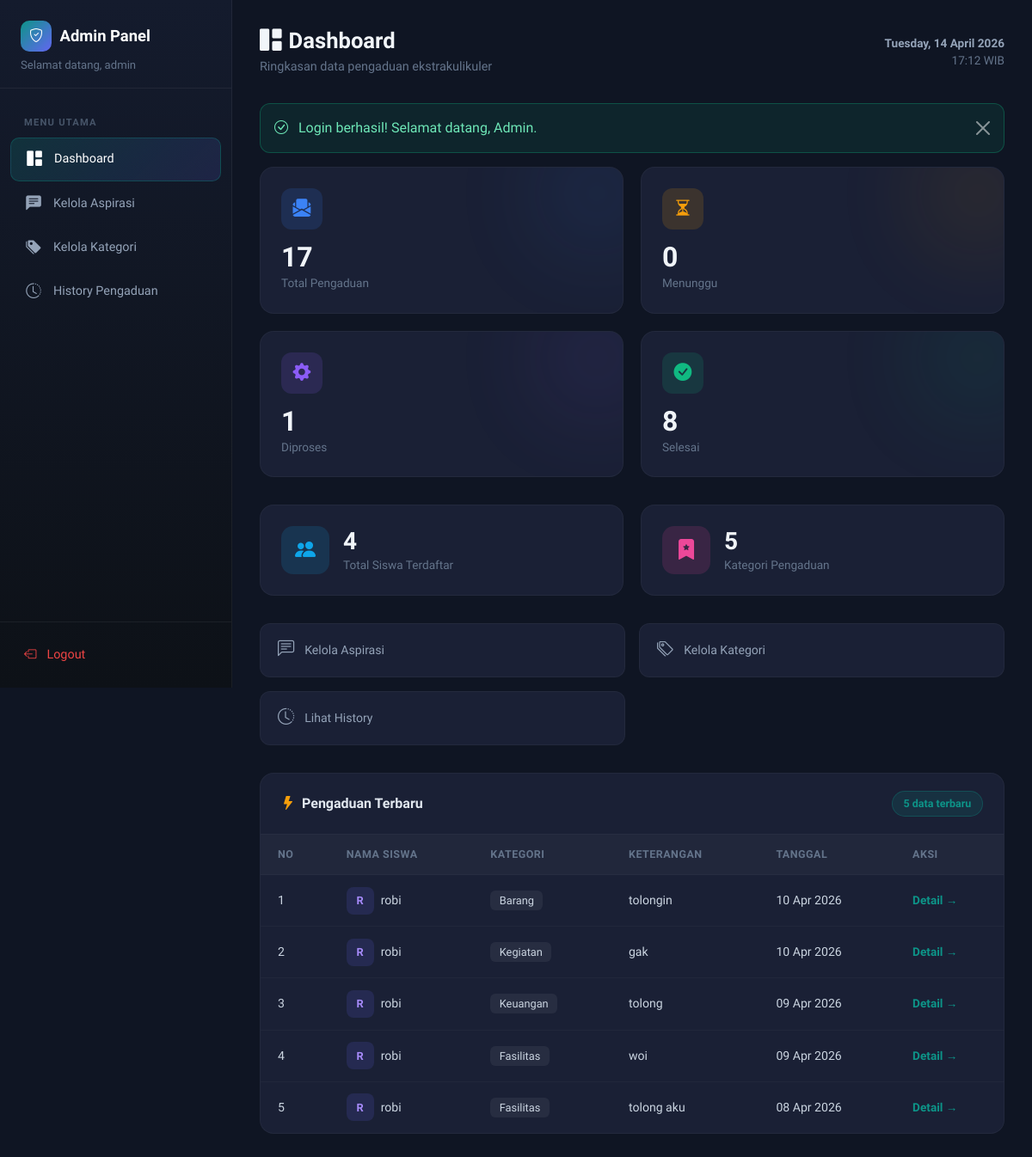
The page /?page=dashboard (signed in) on the database as committed earlier.
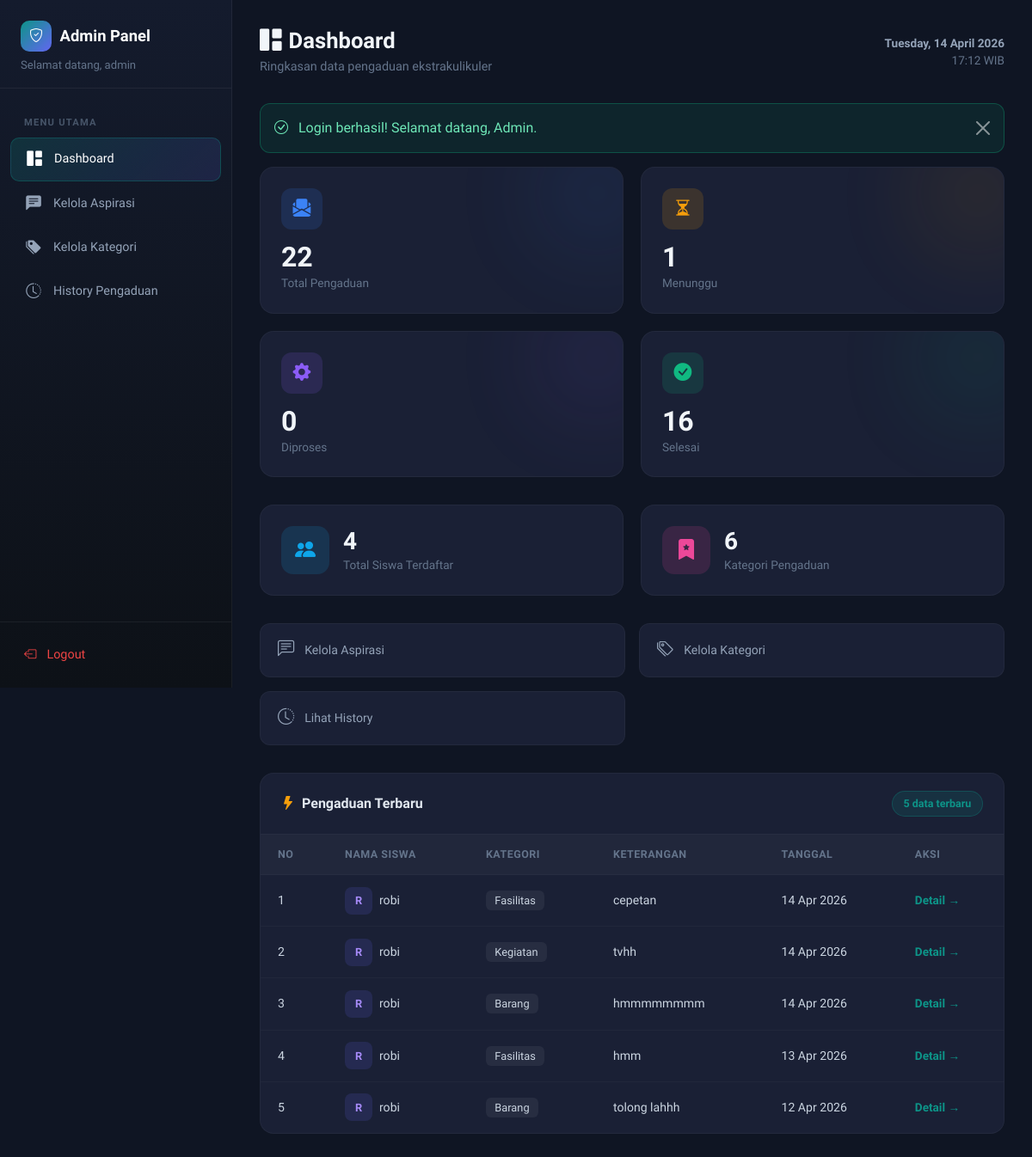
The same page on the database as committed later.
### tables this page shows
CREATE TABLE `input_aspirasi` (
  `id_pelaporan` int(11) NOT NULL,
  `nis` int(11) DEFAULT NULL,
  `id_kategori` int(11) DEFAULT NULL,
  `lokasi` varchar(50) DEFAULT NULL,
  `ket` varchar(50) DEFAULT NULL,
  `tgl_lapor` datetime DEFAULT current_timestamp()
);

CREATE TABLE `siswa` (
  `nis` int(11) NOT NULL,
  `username` varchar(35) NOT NULL,
  `nama_siswa` varchar(60) NOT NULL,
  `password` varchar(35) NOT NULL
);

CREATE TABLE `kategori` (
  `id_kategori` int(11) NOT NULL,
  `ket_kategori` varchar(30) NOT NULL
);

### controllers/AdminController.php (called while the page is built, shortened)
<?php
require_once __DIR__ . '/Controller.php';
require_once __DIR__ . '/../models/InputAspirasi.php';
require_once __DIR__ . '/../models/Aspirasi.php';
class AdminController extends Controller {
    private $inputAspirasiModel;
    private $aspirasiModel;
    private $kategoriModel;
    private $siswaModel;
    public function __construct() {
        $this->inputAspirasiModel = new InputAspirasi();
        $this->aspirasiModel = new Aspirasi();
        $this->kategoriModel = new Kategori();
        $this->siswaModel = new Siswa();
    }
    public function dashboard() {
        $totalPengaduan = $this->inputAspirasiModel->count();
        $menunggu = $this->aspirasiModel->countByStatus('Menunggu');
        $proses = $this->aspirasiModel->countByStatus('Proses');
        $selesai = $this->aspirasiModel->countByStatus('Selesai');
        $totalSiswa = $this->siswaModel->count();
        $totalKategori = $this->kategoriModel->count();
        $pengaduanTerbaru = $this->inputAspirasiModel->getAllWithKategori();
        $pengaduanTerbaru = array_slice($pengaduanTerbaru, 0, 5);
        $flash = $this->getFlash();
        $this->view('admin/dashboard', [
            'totalPengaduan' => $totalPengaduan,
            'menunggu' => $menunggu,
            'proses' => $proses,
            'selesai' => $selesai,
            'totalSiswa' => $totalSiswa,
            'totalKategori' => $totalKategori,
            'pengaduanTerbaru' => $pengaduanTerbaru,
            'flash' => $flash
        ]);
    }
}

### config/Database.php (called while the page is built, shortened)
<?php
class Database {
    private static $instance = null;
    private $connection;
    private function __construct() {
        $this->host = DB_HOST;
        $this->dbname = DB_NAME;
        $this->username = DB_USER;
        $this->password = DB_PASS;
        try {
            $dsn = "mysql:host={$this->host};dbname={$this->dbname};charset=utf8mb4";
            $options = [
                PDO::ATTR_ERRMODE => PDO::ERRMODE_EXCEPTION,
                PDO::ATTR_DEFAULT_FETCH_MODE => PDO::FETCH_ASSOC,
                PDO::ATTR_EMULATE_PREPARES => false,
            ];
            $this->connection = new PDO($dsn, $this->username, $this->password, $options);
        } catch (PDOException $e) {
            die("Koneksi database gagal: " . $e->getMessage());
        }
    }
    public static function getInstance() {
        if (self::$instance === null) {
            self::$instance = new self();
        }
        return self::$instance;
    }
    public function getConnection() {
        return $this->connection;
    }
}

### models/Model.php (called while the page is built, shortened)
<?php
require_once __DIR__ . '/../config/Database.php';
abstract class Model {
    protected $db;
    protected $table;
    public function __construct() {
        $this->db = Database::getInstance()->getConnection();
    }
    public function count() {
        $stmt = $this->db->query("SELECT COUNT(*) as total FROM {$this->table}");
        $result = $stmt->fetch();
        return $result['total'];
    }
}

### models/Aspirasi.php (called while the page is built, shortened)
<?php
require_once __DIR__ . '/Model.php';
class Aspirasi extends Model {
    protected $table = 'aspirasi';
    public function countByStatus($status) {
        $stmt = $this->db->prepare("SELECT COUNT(*) as total FROM {$this->table} WHERE status = ?");
        $stmt->execute([$status]);
        $result = $stmt->fetch();
        return $result['total'];
    }
}

### models/InputAspirasi.php (called while the page is built, shortened)
<?php
require_once __DIR__ . '/Model.php';
class InputAspirasi extends Model {
    protected $table = 'input_aspirasi';
    public function getAllWithKategori() {
        $sql = "SELECT i.*, k.ket_kategori, s.nama_siswa
                FROM {$this->table} i
                LEFT JOIN kategori k ON i.id_kategori = k.id_kategori
                LEFT JOIN siswa s ON i.nis = s.nis
                ORDER BY i.tgl_lapor DESC";
        $stmt = $this->db->query($sql);
        return $stmt->fetchAll();
    }
}

### views/admin/dashboard.php (the view, shortened to what the changed rows need)
<?php
require_once __DIR__ . '/../layouts/header.php';
?>
<div class="admin-wrapper">
    <aside class="admin-sidebar">
        <div class="sidebar-brand">
            <h5>
                <span class="brand-icon"><i class="bi bi-shield-check"></i></span>
                Admin Panel
            </h5>
            <small>Selamat datang, <?= $_SESSION['admin_username'] ?></small>
        </div>
        <nav class="sidebar-nav">
            <div class="nav-label">Menu Utama</div>
            <div class="nav-item">
                <a class="nav-link active" href="<?= BASE_URL ?>?page=dashboard">
                    <i class="bi bi-grid-1x2-fill"></i>Dashboard
                </a>
            </div>
            <div class="nav-item">
                <a class="nav-link" href="<?= BASE_URL ?>?page=aspirasi">
                    <i class="bi bi-chat-left-text-fill"></i>Kelola Aspirasi
                </a>
            </div>
            <div class="nav-item">
                <a class="nav-link" href="<?= BASE_URL ?>?page=kategori">
                    <i class="bi bi-tags-fill"></i>Kelola Kategori
                </a>
            </div>
            <div class="nav-item">
                <a class="nav-link" href="<?= BASE_URL ?>?page=history">
                    <i class="bi bi-clock-history"></i>History Pengaduan
                </a>
            </div>
        </nav>
        <div class="sidebar-footer">
            <a class="nav-link" href="<?= BASE_URL ?>?action=logout-admin" style="display:flex;align-items:center;gap:0.75rem;color:#ef4444;text-decoration:none;padding:0.7rem 1rem;border-radius:10px;font-size:0.9rem;transition:all 0.2s;">
                <i class="bi bi-box-arrow-left"></i>Logout
            </a>
        </div>
    </aside>
    <main class="admin-main">
        <div class="page-header">
            <div>
                <h2><i class="bi bi-grid-1x2-fill me-2"></i>Dashboard</h2>
                <p>Ringkasan data pengaduan ekstrakulikuler</p>
            </div>
            <div class="header-time">
                <div class="date"><?= date('l, d F Y') ?></div>
                <div><?= date('H:i') ?> WIB</div>
            </div>
        </div>
        <?php if ($flash): ?>
            <div class="alert alert-dark-custom <?= $flash['type'] === 'error' ? 'alert-danger' : '' ?> alert-dismissible fade show" role="alert">
                <i class="bi bi-<?= $flash['type'] === 'error' ? 'exclamation-triangle' : 'check-circle' ?> me-2"></i>
                <?= $flash['message'] ?>
                <button type="button" class="btn-close" data-bs-dismiss="alert" aria-label="Close" style="filter: invert(1); opacity: 0.5;"></button>
            </div>
        <?php endif; ?>
        <div class="stat-grid">
            <div class="stat-card-new stat-total">
                <div class="stat-glow"></div>
                <div class="stat-icon"><i class="bi bi-envelope-paper-fill"></i></div>
                <div class="stat-number"><?= $totalPengaduan ?></div>
                <div class="stat-label">Total Pengaduan</div>
            </div>
            <div class="stat-card-new stat-waiting">
                <div class="stat-glow"></div>
                <div class="stat-icon"><i class="bi bi-hourglass-split"></i></div>
                <div class="stat-number"><?= $menunggu ?></div>
                <div class="stat-label">Menunggu</div>
            </div>
            <div class="stat-card-new stat-process">
                <div class="stat-glow"></div>
                <div class="stat-icon"><i class="bi bi-gear-fill"></i></div>
                <div class="stat-number"><?= $proses ?></div>
                <div class="stat-label">Diproses</div>
            </div>
            <div class="stat-card-new stat-done">
                <div class="stat-glow"></div>
                <div class="stat-icon"><i class="bi bi-check-circle-fill"></i></div>
                <div class="stat-number"><?= $selesai ?></div>
                <div class="stat-label">Selesai</div>
            </div>
        </div>
        <div class="info-grid">
            <div class="info-card info-siswa">
                <div class="info-icon"><i class="bi bi-people-fill"></i></div>
                <div>
                    <div class="info-number"><?= $totalSiswa ?></div>
                    <div class="info-label">Total Siswa Terdaftar</div>
                </div>
            </div>
            <div class="info-card info-kategori">
                <div class="info-icon"><i class="bi bi-bookmark-star-fill"></i></div>
                <div>
                    <div class="info-number"><?= $totalKategori ?></div>
                    <div class="info-label">Kategori Pengaduan</div>
                </div>
            </div>
        </div>
        <div class="quick-actions">
            <a href="<?= BASE_URL ?>?page=aspirasi" class="quick-action-btn">
                <i class="bi bi-chat-left-text"></i>Kelola Aspirasi
            </a>
            <a href="<?= BASE_URL ?>?page=kategori" class="quick-action-btn">
                <i class="bi bi-tags"></i>Kelola Kategori
            </a>
            <a href="<?= BASE_URL ?>?page=history" class="quick-action-btn">
                <i class="bi bi-clock-history"></i>Lihat History
            </a>
        </div>
        <div class="content-card" style="animation-delay: 0.35s;">
            <div class="content-card-header">
                <h5><i class="bi bi-lightning-fill me-2" style="color:#f59e0b;"></i>Pengaduan Terbaru</h5>
                <span class="badge-count"><?= count($pengaduanTerbaru) ?> data terbaru</span>
            </div>
            <?php if (empty($pengaduanTerbaru)): ?>
                <div class="empty-state">
                    <i class="bi bi-inbox"></i>
                    <p>Belum ada pengaduan masuk</p>
                </div>
            <?php else: ?>
                <div style="overflow-x: auto;">
                    <table class="dark-table">
                        <thead>
                            <tr>
                                <th>No</th>
                                <th>Nama Siswa</th>
                                <th>Kategori</th>
                                <th>Keterangan</th>
                                <th>Tanggal</th>
                                <th>Aksi</th>
                            </tr>
                        </thead>
                        <tbody>
                            <?php $no = 1; foreach ($pengaduanTerbaru as $item): ?>
                                <tr>
                                    <td><?= $no++ ?></td>
                                    <td>
                                        <div style="display:flex;align-items:center;gap:0.5rem;">
                                            <div style="width:32px;height:32px;border-radius:8px;background:rgba(99,102,241,0.15);color:#a78bfa;display:flex;align-items:center;justify-content:center;font-weight:700;font-size:0.8rem;">
                                                <?= strtoupper(substr($item['nama_siswa'] ?? 'U', 0, 1)) ?>
                                            </div>
                                            <?= htmlspecialchars($item['nama_siswa'] ?? '-') ?>
                                        </div>
                                    </td>
                                    <td>
                                        <span style="background:rgba(255,255,255,0.06);padding:0.25rem 0.65rem;border-radius:6px;font-size:0.8rem;">
                                            <?= htmlspecialchars($item['ket_kategori'] ?? '-') ?>
                                        </span>
                                    </td>
                                    <td>
                                        <?= htmlspecialchars(substr($item['ket'] ?? '', 0, 45)) ?>
                                    </td>
                                    <td style="white-space:nowrap;">
                                        <?= isset($item['tgl_lapor']) ? date('d M Y', strtotime($item['tgl_lapor'])) : '-' ?>
                                    </td>
                                    <td>
                                        <a href="<?= BASE_URL ?>?page=aspirasi-detail&id=<?= $item['id_pelaporan'] ?>"
                                           style="color:#0d9488;text-decoration:none;font-weight:600;font-size:0.85rem;">
                                            Detail →
                                        </a>
                                    </td>
                                </tr>
                            <?php endforeach; ?>
                        </tbody>
                    </table>
                </div>
            <?php endif; ?>
        </div>
    </main>
</div>
<?php require_once __DIR__ . '/../layouts/footer.php'; ?>

Rows that differ between the two databases and show on the page:
no longer on this page (row edited): input_aspirasi: nis.nama_siswa "R", nis.nama_siswa "robi", id_kategori.ket_kategori "Barang", ket "tolongin", tgl_lapor "10 Apr 2026"
no longer on this page (row unchanged): input_aspirasi: nis.nama_siswa "R", nis.nama_siswa "robi", id_kategori.ket_kategori "Kegiatan", ket "gak", tgl_lapor "10 Apr 2026"
removed input_aspirasi: nis.nama_siswa "R", nis.nama_siswa "robi", id_kategori.ket_kategori "Keuangan", ket "tolong", tgl_lapor "09 Apr 2026"
no longer on this page (row unchanged): input_aspirasi: nis.nama_siswa "R", nis.nama_siswa "robi", id_kategori.ket_kategori "Fasilitas", ket "woi", tgl_lapor "09 Apr 2026"
no longer on this page (row unchanged): input_aspirasi: nis.nama_siswa "R", nis.nama_siswa "robi", id_kategori.ket_kategori "Fasilitas", ket "tolong aku", tgl_lapor "08 Apr 2026"
added input_aspirasi: nis.nama_siswa "R", nis.nama_siswa "robi", id_kategori.ket_kategori "Fasilitas", ket "cepetan", tgl_lapor "14 Apr 2026"
added input_aspirasi: nis.nama_siswa "R", nis.nama_siswa "robi", id_kategori.ket_kategori "Kegiatan", ket "tvhh", tgl_lapor "14 Apr 2026"
added input_aspirasi: nis.nama_siswa "R", nis.nama_siswa "robi", id_kategori.ket_kategori "Barang", ket "hmmmmmmmm", tgl_lapor "14 Apr 2026"
added input_aspirasi: nis.nama_siswa "R", nis.nama_siswa "robi", id_kategori.ket_kategori "Fasilitas", ket "hmm", tgl_lapor "13 Apr 2026"
added input_aspirasi: nis.nama_siswa "R", nis.nama_siswa "robi", id_kategori.ket_kategori "Barang", ket "tolong lahhh", tgl_lapor "12 Apr 2026"
Other text that changed with them:
$totalPengaduan: "17" → "22"
$menunggu: "0" → "1"
$proses: "1" → "0"
$selesai: "8" → "16"
$totalKategori: "5" → "6"
